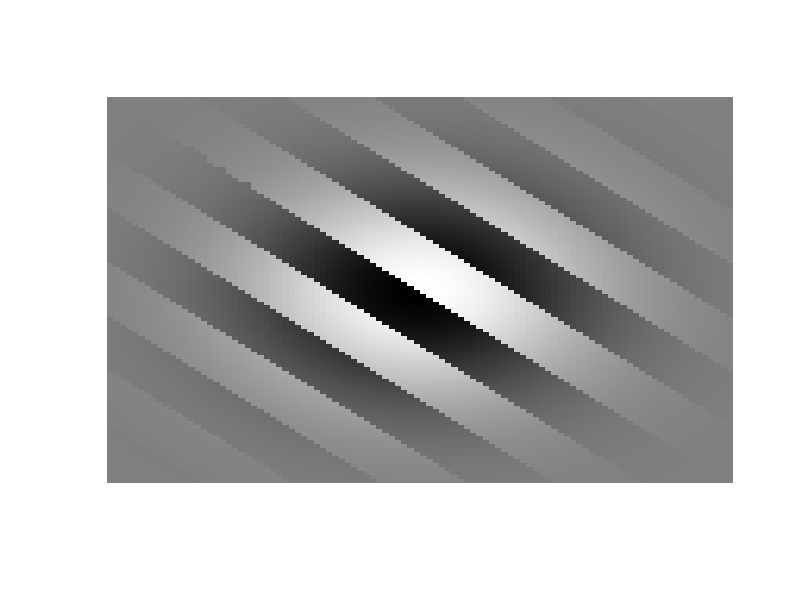
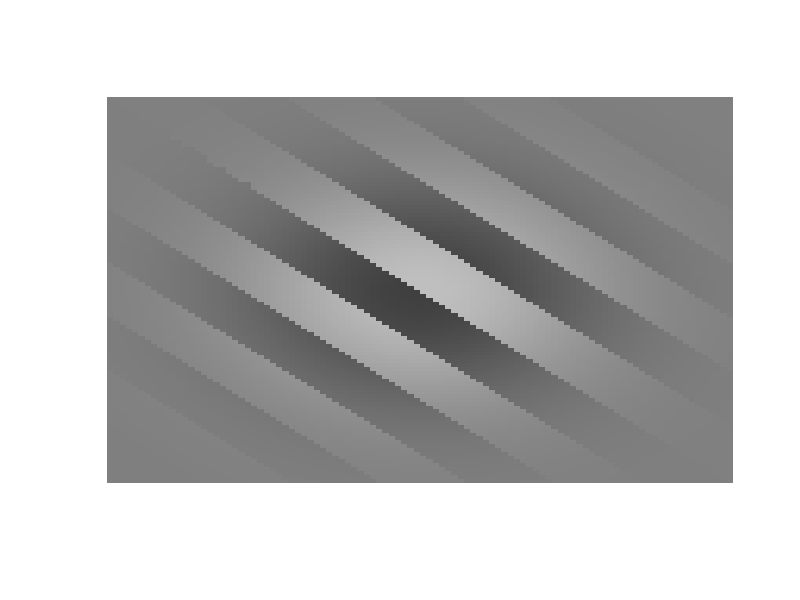
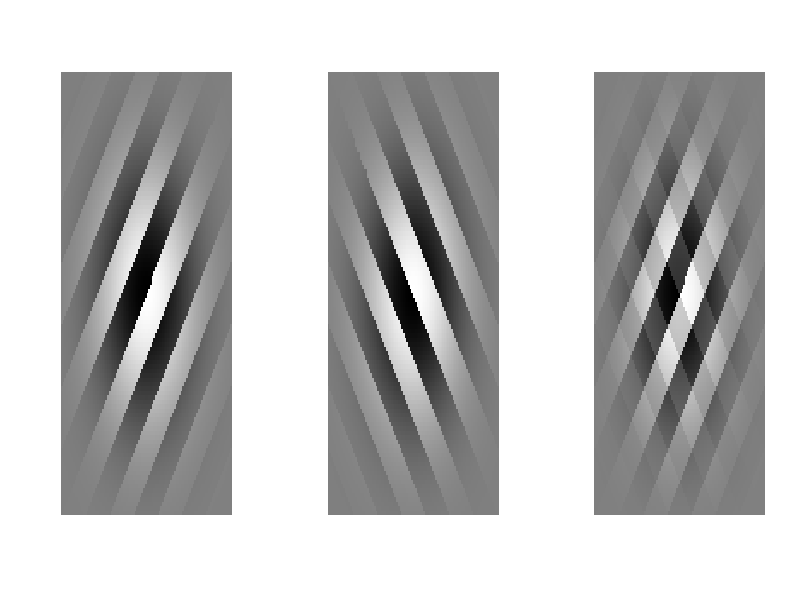
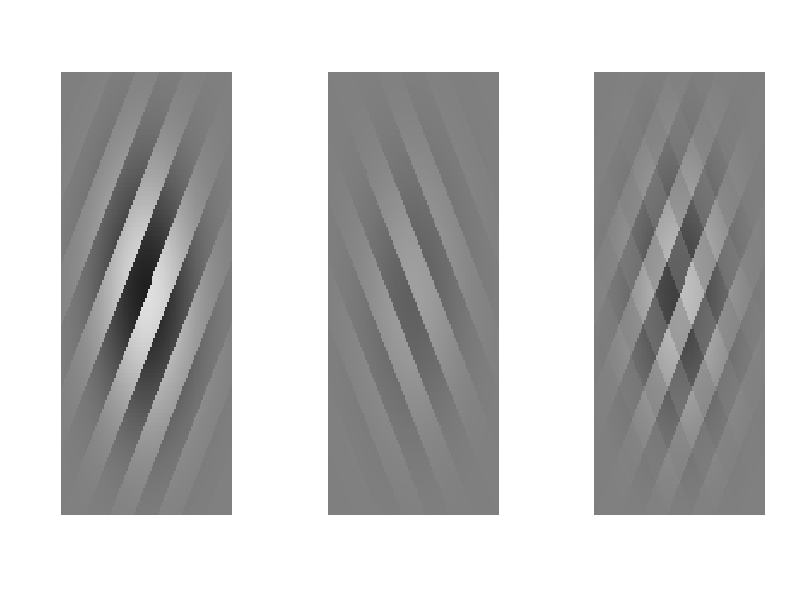
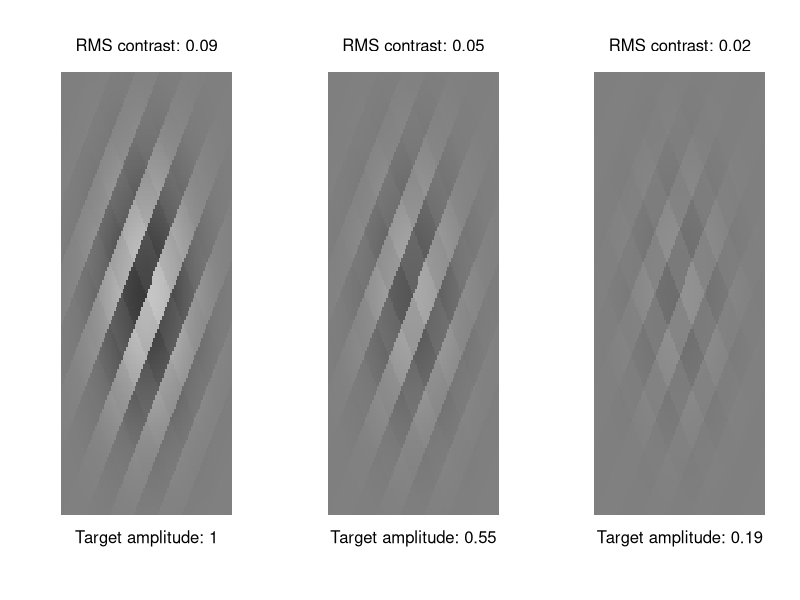
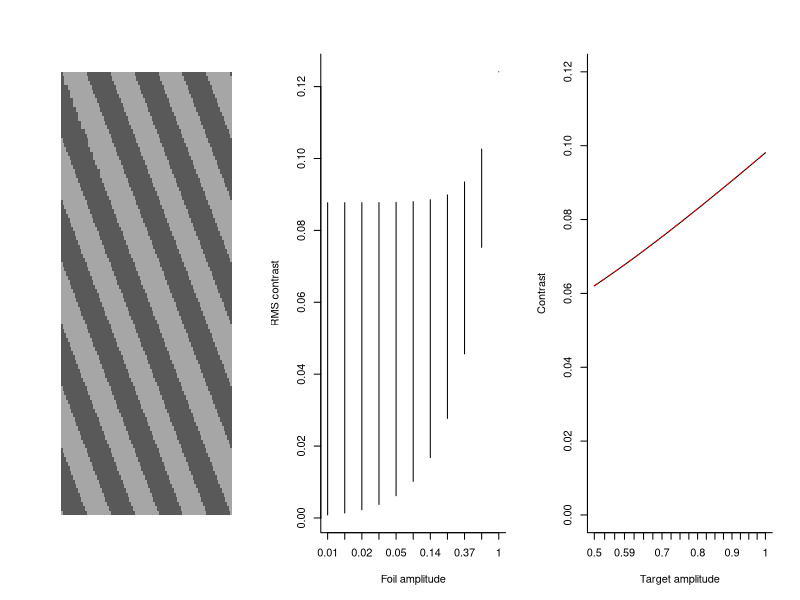

These charts were generated, in order, by the following R code:
## ---- chunk 1
f_Theta = function( lambda, theta, phi, x_i, y_j ) {
	# Purpose:
	# Calculates the grayscale intensity for a pair of coordinates given 
	# a set of parameters.
	# Arguments:
	# lambda - The frequency, the number of oscillations (or bands) within a
	#          single unit.
	# theta  - The angle of the bands (in radians).
	# phi    - The phase (in radians), indicating at what point the 
	#          cycle starts.
	# x_i    - The value of the current x-axis coordinate.
	# y_j    - The value of the current y-axis coordinate.
	# Returns:
	# A grayscale intensity between 0 (white) and 1 (black)
	
	intensity = sin( 2*pi*lambda*( x_i*cos( theta ) + y_j*sin( theta ) + phi ) )
	# Center at .5 and bound between 0 and 1
	intensity = .5*intensity + .5
	# Convert to step function
	intensity = round( intensity )
	
	return( intensity )
}
## ---- chunk 2
gauss_win = function( sigma, intensity, x_i, y_j ) {
	# Purpose:
	# A function to add a gaussian window to a set of grayscale intensity 
	# values.
	# Arguments:
	# sigma     - The standard deviation for the gaussian window
	# intensity - A vector of grayscale intensity values bounded between 
	#             0 and 1
	# x_i       - The x-axis coordinates (Ideally should be centered at 0)
	# y_j       - The y-axis coordinates (Ideally should be centered at 0)
	# Returns:
	# A set of grayscale intensity values weighted by an non-normalized
	# gaussian density.
	
	# Formula for 2D Gaussian
  gauss = exp( -( (x_i^2 + y_j^2) / ( 2*sigma^2 ) ) )
  # Temporarily convert intensity to lie between -.5 and .5
	I = 2*(intensity - .5)
	# Add gaussian window
	I = I*gauss
	# Rescale to lie between 0 and 1
	I = I/2 + .5
	
	return( I )
}
## ---- chunk 3
ImageSize = 100 # Size (in pixels) of final image
# Define the coordinate values for the x and y-axes
# The values go from -.5 to .5 to ensure that the gaussian window 
# is appropriately centered
X = rep( seq( -.5, .5, length = ImageSize ), each = ImageSize )
Y = rep( seq( -.5, .5, length = ImageSize ), ImageSize )
theta = (45/360)*2*pi # Convert angle to radians
phi = 0 # No need to adjust phase
lambda = 5; # Approximately 5 bands per 1 unit of distance
sigma = 20/ImageSize; # Scale standard deviation based on image size

Intensity = apply( cbind( X, Y ), 1, function(mat) 
	f_Theta( lambda, theta, phi, mat[1], mat[2] ) )
Intensity = gauss_win( sigma, Intensity, X, Y )
## ---- chunk 4
plot_image = function( Intensity, ImageSize ) {
	# Purpose:
	# Function to generate a plot of a given square grayscale intensity 
	# matrix.
	# Arguments:
	# Intensity - An intensity matrix ( ImageSize x ImageSize )
	# ImageSize - The number of pixels per row (or column) of the image.

	plot( c(0,ImageSize), c(0,ImageSize),
				type = 'n', bty = 'n', xlab = ' ', ylab = ' ',
				xaxt = 'n', yaxt = 'n' )
	Intensity_matrix = matrix( Intensity, ImageSize, ImageSize, byrow = T )
	for ( j in 1:ImageSize ) {
		for (i in 1:ImageSize ) {
			xa = c( i - 1, i - 1, i, i )
			ya = c( j - 1, j, j, j - 1 )
			val = Intensity_matrix[i,j]
			polygon( xa, ya, border=NA, col = rgb(val,val,val,1) )
		}
	}
}
plot_image( Intensity, ImageSize )
## ---- chunk 5
A = .5 # Amplitude
Intensity = apply( cbind( X, Y ), 1, function(mat) 
	A*( f_Theta( lambda, theta, phi, mat[1], mat[2] ) - .5 ) + .5 )
Intensity = gauss_win( sigma, Intensity, X, Y )
## ---- chunk 6
plot_image( Intensity, ImageSize )
## ---- chunk 7
# Method used for first two studies
A_1st_grating = 1
theta_1st_grating = (-45/360)*2*pi
grating_1st = apply( cbind( X, Y ), 1, function(mat) 
	A_1st_grating*( f_Theta( 
		lambda, theta_1st_grating, phi, mat[1], mat[2] 
		) - .5 ) + .5 )

A_2nd_grating = 1
theta_2nd_grating = (45/360)*2*pi
grating_2nd = apply( cbind( X, Y ), 1, function(mat) 
	A_2nd_grating*( f_Theta( 
		lambda, theta_2nd_grating, phi, mat[1], mat[2] 
		) - .5 ) + .5 )

rho = .8
mixed_grating = (rho)*grating_1st + 
	(1-rho)*grating_2nd
## ---- chunk 8
layout( cbind( 1, 2, 3 ) )

plot_image( gauss_win( sigma, grating_1st, X, Y ), ImageSize )
plot_image( gauss_win( sigma, grating_2nd, X, Y ), ImageSize )
plot_image( gauss_win( sigma, mixed_grating, X, Y ), ImageSize )
## ---- chunk 9
# Alternative method
A_1st_grating = .75
theta_1st_grating = (-45/360)*2*pi
grating_1st = apply( cbind( X, Y ), 1, function(mat) 
	A_1st_grating*( f_Theta( 
		lambda, theta_1st_grating, phi, mat[1], mat[2] 
		) - .5 ) + .5 )

A_2nd_grating = .25
theta_2nd_grating = (45/360)*2*pi
grating_2nd = apply( cbind( X, Y ), 1, function(mat) 
	A_2nd_grating*( f_Theta( 
		lambda, theta_2nd_grating, phi, mat[1], mat[2] 
		) - .5 ) + .5 )

rho = .5
mixed_grating = (rho)*grating_1st + 
	(1-rho)*grating_2nd
## ---- chunk 10
layout( cbind( 1, 2, 3 ) )

plot_image( gauss_win( sigma, grating_1st, X, Y ), ImageSize )
plot_image( gauss_win( sigma, grating_2nd, X, Y ), ImageSize )
plot_image( gauss_win( sigma, mixed_grating, X, Y ), ImageSize )
## ---- chunk 11
RMS_contrast = function( mat ) {
	# Purpose:
	# Calculates the root mean square contrast for an intensity matrix.
	# Arguments:
	# mat - A M x N matrix of grayscale intensity values (bounded between 
	#       0 and 1).
	# Returns:
	# The value of the root mean square contrast.
	
	M = nrow( mat )
	N = ncol( mat )
	Ibar = mean( mat )
	
	out = sqrt( sum( (mat - Ibar)^2 )/(M*N) )
	
	return( out )
}
## ---- chunk 12
cntrst = numeric(3)
amp = numeric(3)

rho = 1; AF = .1; AT = rho*(1-AF) + AF;
gr = apply( cbind( X, Y ), 1, function(mat) 
	AT*( f_Theta( 
		lambda, (-45/360)*2*pi, phi, mat[1], mat[2] 
		) - .5 ) + .5 )
gl = apply( cbind( X, Y ), 1, function(mat) 
	AF*( f_Theta( 
		lambda, (45/360)*2*pi, phi, mat[1], mat[2] 
		) - .5 ) + .5 )
m1 = .5*gr + .5*gl
m1 = gauss_win( sigma, m1, X, Y )
cntrst[1] = RMS_contrast( matrix( m1, ImageSize, ImageSize, byrow = T ) )
amp[1] = AT;

rho = .5; AF = .1; AT = rho*(1-AF) + AF;
gr = apply( cbind( X, Y ), 1, function(mat) 
	AT*( f_Theta( 
		lambda, (-45/360)*2*pi, phi, mat[1], mat[2] 
		) - .5 ) + .5 )
gl = apply( cbind( X, Y ), 1, function(mat) 
	AF*( f_Theta( 
		lambda, (45/360)*2*pi, phi, mat[1], mat[2] 
		) - .5 ) + .5 )
m2 = .5*gr + .5*gl
m2 = gauss_win( sigma, m2, X, Y )
cntrst[2] = RMS_contrast( matrix( m2, ImageSize, ImageSize, byrow = T ) )
amp[2] = AT;

rho = .1; AF = .1; AT = rho*(1-AF) + AF;
gr = apply( cbind( X, Y ), 1, function(mat) 
	AT*( f_Theta( 
		lambda, (-45/360)*2*pi, phi, mat[1], mat[2] 
		) - .5 ) + .5 )
gl = apply( cbind( X, Y ), 1, function(mat) 
	AF*( f_Theta( 
		lambda, (45/360)*2*pi, phi, mat[1], mat[2] 
		) - .5 ) + .5 )
m3 = .5*gr + .5*gl
m3 = gauss_win( sigma, m3, X, Y )
cntrst[3] = RMS_contrast( matrix( m3, ImageSize, ImageSize, byrow = T ) )
amp[3] = AT;

layout( cbind( 1, 2, 3 ) )

plot_image( m1, ImageSize )
mtext( paste('RMS contrast:',round( cntrst[1], 2 ) ),
			 side = 3 )
mtext( paste('Target amplitude:',round( amp[1], 2 ) ),
			 side = 1 )
plot_image( m2, ImageSize )
mtext( paste('RMS contrast:',round( cntrst[2], 2 ) ),
			 side = 3 )
mtext( paste('Target amplitude:',round( amp[2], 2 ) ),
			 side = 1 )
plot_image( m3, ImageSize )
mtext( paste('RMS contrast:',round( cntrst[3], 2 ) ),
			 side = 3 )
mtext( paste('Target amplitude:',round( amp[3], 2 ) ),
			 side = 1 )
## ---- chunk 13

contrast_to_amp = function( X, Y, C_RMS, theta, 
														lambda, bound = F ) {
	# Purpose:
	# Forthcoming
	# Arguments:
	# Forthcoming
	# Returns:
	# Forthcoming
	
	M = sqrt( length( X ) )
	MN = M*M
	
	beta_ij = f_Theta( lambda, theta, 0, X, Y ) - .5
	part_1 = sqrt( sum( ( beta_ij - sum( beta_ij )/MN )^2 )/MN )
	
	# Determine boundaries
	Intensity = beta_ij + .5 # A = 1
	upper_lim = RMS_contrast( matrix( Intensity, M, M, byrow = T ) )
	lower_lim = 0 # A = 0
	
	# Restrict to be within boundaries
	C_RMS = min( C_RMS, upper_lim )
	C_RMS = max( lower_lim, C_RMS )
	
	if ( bound ) {
		return( c( lower_lim, upper_lim ) )
	} else {
		return( A = C_RMS/part_1 )
	}
}


A = .01
thetaT = 45
thetaF = 2*pi*(45-90)/360
thetaT = 2*pi*thetaT/360

beta_kl = f_Theta( lambda, thetaT, 0, X, Y ) - .5

Intensity = A*beta_kl + .5
C_RMS = RMS_contrast( matrix( Intensity, ImageSize, ImageSize, byrow = T ) )

MN = length( beta_kl )
chk = sqrt( sum( ( beta_kl - sum( beta_kl )/MN )^2 )/MN )
# C_RMS/chk

C_RMS = .15
A = C_RMS/chk
Intensity = A*beta_kl + .5

plot_image( Intensity, ImageSize )



## ---- chunk 14
target_amp = function( X, Y, cntrst, A, thetaT, lambda, sigma,
											 bounds = F ) {
	# Purpose:
	# Forthcoming
	# Arguments:
	# X
	# Y
	# cntrst
	# A
	# thetaT
	# lambda
	# sigma
	# Returns:
	# Forthcoming
	
	# Foil angle is offset by 90 degrees from target angle
	thetaF = thetaT - 90
	thetaT = 2*pi*thetaT/360; thetaF = 2*pi*thetaF/360
	
	# Grating function
	fTheta = function(x_i,y_j,theta) {
		intensity = sin( 2*pi*lambda*( 
			x_i*cos( theta ) + y_j*sin( theta ) + phi ) )
		intensity = .5*intensity + .5
		intensity = round( intensity )
		
		return( intensity )
	}
	
	# Gaussian window function
	g = function( x_i, y_j, sigma ) {
		
		out = exp( -( (x_i^2 + y_j^2) / ( 2*sigma^2 ) ) )
		
		return( out )
	}
	
	# Define a set of constants
	MN = length( X )
	beta_T = fTheta(X,Y,thetaT) - .5
	beta_F = fTheta(X,Y,thetaF) - .5
	alpha_1 = g(X,Y,sigma)*beta_T*(1-A)/2
	alpha_2 = .5*g(X,Y,sigma)*(A*beta_T + (A*beta_F + .5) - .5 )+.5
	k1 = alpha_1 - sum( alpha_1 )/MN
	k2 = alpha_2 - sum( alpha_2 )/MN
	a = sum( k1^2 )/MN
	b = sum( 2*k1*k2 )/MN
	c = sum( k2^2 )/MN
	
	if (bounds) {
		rho = 1
		upper_lim = a*rho^2 + b*rho + c
		rho = 0
		lower_lim = a*rho^2 + b*rho + c
		out = sqrt( c( lower_lim, upper_lim ) )
	} else {
		out = ( sqrt( b^2 - 4*a*( c - cntrst^2 ) ) - b )/(2*a)
	}
	
	return( out )
}

foil_val = exp( seq(-5,0,.5) )
upper_lim = numeric( length( foil_val ) )
lower_lim = numeric( length( foil_val ) )
for ( i in 1:length(foil_val) ) {
	tmp = target_amp( X, Y, 0, foil_val[i], 45, 5, .2, bounds = T)
	upper_lim[i] = tmp[2]
	lower_lim[i] = tmp[1]
}

yl = c( min( lower_lim ), max( upper_lim ) )
plot( c( 1, length( foil_val ) ), yl, type = 'n',
			xlab = 'Foil amplitude', ylab = 'RMS contrast',
			bty = 'l', xaxt = 'n' )
axis( 1, 1:length( foil_val ), round( foil_val, 2 ) )
segments( 1:length(foil_val), lower_lim,
					1:length(foil_val), upper_lim )
## ---- chunk 15

stim_create = function(X,Y,rho,A,thetaT,lambda,sigma) {
	
	# Foil angle is offset by 90 degrees from target angle
	thetaF = thetaT - 90
	thetaT = 2*pi*thetaT/360; thetaF = 2*pi*thetaF/360
	
	AT = rho*(1-A) + A
	
	gr = apply( cbind( X, Y ), 1, function(mat) 
		AT*( f_Theta( 
			lambda, thetaT, 0, mat[1], mat[2] ) - .5 ) + .5 )
	gl = apply( cbind( X, Y ), 1, function(mat) 
	A*( f_Theta( 
		lambda, thetaF, 0, mat[1], mat[2] ) - .5 ) + .5 )
	m1 = .5*gr + .5*gl
	m1 = gauss_win( sigma, m1, X, Y )
	cntrst = RMS_contrast( matrix( m1, ImageSize, ImageSize, byrow = T ) )
	
	return( list( Intensity = m1, Contrast = cntrst ) )
}

plot( c(0,1), c(0,.12), type = 'n', bty = 'l',
			xlab = 'Target amplitude', ylab = 'Contrast',
			xaxt ='n' )

A = .5
cntrst_lim = target_amp( X, Y, 0, A, 45, 5, .2, bounds = T)
c_val = seq( cntrst_lim[1], cntrst_lim[2], length = 20 )
rho = numeric( length( c_val ) )
c_chk = numeric( length( c_val ) )

for (i in 1:length(c_val)) {
	rho[i] = target_amp( X, Y, c_val[i], A, 45, lambda, sigma )
	
	c_chk[i] = stim_create( X, Y, rho[i], A, 45, lambda, sigma )[[2]]
	
}
lines( rho, c_val )
lines( rho, c_chk, col='red', lty = 2 )

axis(1,rho,round(rho*(1-A)+A,2))
